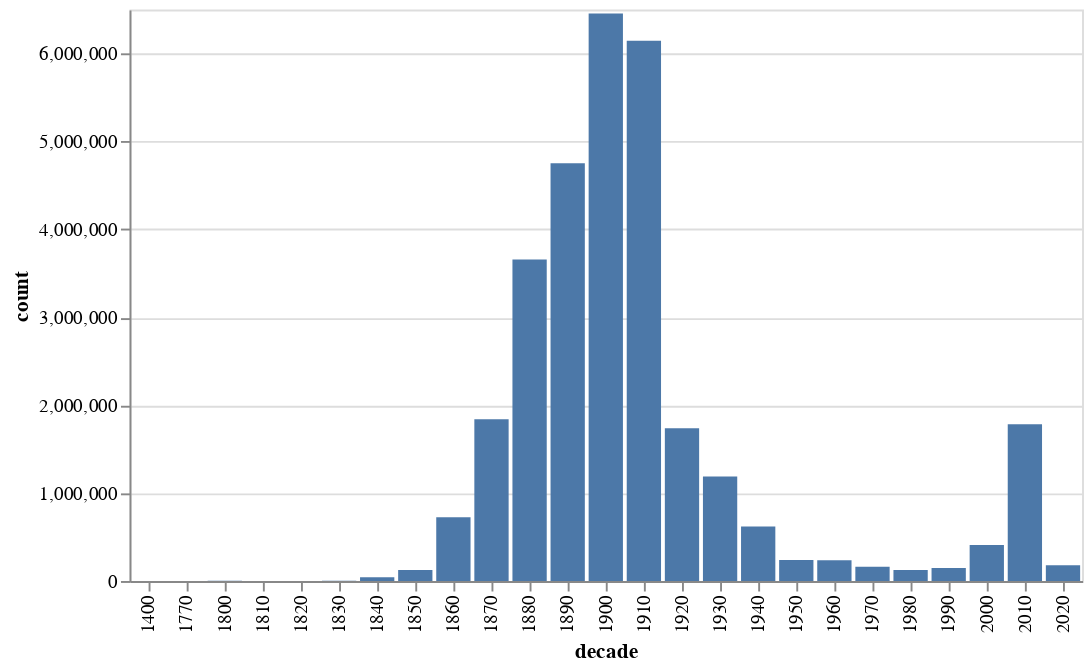

Source (notebook cell):
### Code cell
alt.Chart(decades_df).mark_bar().encode(
    x = 'decade:O',
    y = 'count:Q',
    tooltip = alt.Tooltip('count', format=',')
)

### Figure 1 — Vega-Lite specification as saved in the notebook (floating-point values rounded to 4 significant figures)
{"config": {"view": {"continuousWidth": 400, "continuousHeight": 300}}, "data": {"name": "data-47524e2301340a6283cf6679373a29d5"}, "mark": "bar", "encoding": {"tooltip": {"type": "quantitative", "field": "count", "format": ","}, "x": {"type": "ordinal", "field": "decade"}, "y": {"type": "quantitative", "field": "count"}}, "$schema": "https://vega.github.io/schema/vega-lite/v4.8.1.json", "datasets": {"data-47524e2301340a6283cf6679373a29d5": [{"decade": "1900", "count": 6455997}, {"decade": "1910", "count": 6144671}, {"decade": "1890", "count": 4752617}, {"decade": "1880", "count": 3656590}, {"decade": "1870", "count": 1839545}, {"decade": "2010", "count": 1784194}, {"decade": "1920", "count": 1737404}, {"decade": "1930", "count": 1187498}, {"decade": "1860", "count": 725672}, {"decade": "1940", "count": 620924}, {"decade": "2000", "count": 410009}, {"decade": "1950", "count": 240273}, {"decade": "1960", "count": 236099}, {"decade": "2020", "count": 179454}, {"decade": "1970", "count": 162007}, {"decade": "1990", "count": 146741}, {"decade": "1980", "count": 126066}, {"decade": "1850", "count": 124959}, {"decade": "1840", "count": 42819}, {"decade": "1830", "count": 2793}, {"decade": "1800", "count": 2720}, {"decade": "1820", "count": 1594}, {"decade": "1810", "count": 1210}, {"decade": "1770", "count": 943}, {"decade": "1400", "count": 941}]}}
